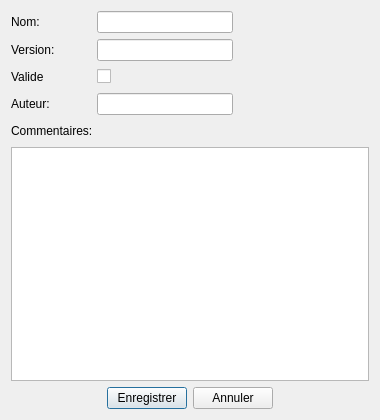
<?xml version="1.0" encoding="UTF-8"?>
<ui version="4.0">
 <class>AssemblyDialog</class>
 <widget class="QDialog" name="AssemblyDialog">
  <property name="geometry">
   <rect>
    <x>0</x>
    <y>0</y>
    <width>380</width>
    <height>420</height>
   </rect>
  </property>
  <property name="sizePolicy">
   <sizepolicy hsizetype="Fixed" vsizetype="Fixed">
    <horstretch>0</horstretch>
    <verstretch>0</verstretch>
   </sizepolicy>
  </property>
  <property name="windowTitle">
   <string>Sauvegarde de l'assemblage...</string>
  </property>
  <property name="windowIcon">
   <iconset resource="resources/resources.qrc">
    <normaloff>:/jpg/ifremer-grand.jpg</normaloff>:/jpg/ifremer-grand.jpg</iconset>
  </property>
  <layout class="QVBoxLayout" name="verticalLayout">
   <item>
    <layout class="QHBoxLayout" name="horizontalLayout">
     <item>
      <widget class="QLabel" name="label">
       <property name="sizePolicy">
        <sizepolicy hsizetype="Fixed" vsizetype="Preferred">
         <horstretch>0</horstretch>
         <verstretch>0</verstretch>
        </sizepolicy>
       </property>
       <property name="minimumSize">
        <size>
         <width>80</width>
         <height>0</height>
        </size>
       </property>
       <property name="text">
        <string>Nom:</string>
       </property>
      </widget>
     </item>
     <item>
      <widget class="QLineEdit" name="_LE_name"/>
     </item>
     <item>
      <spacer name="horizontalSpacer_5">
       <property name="orientation">
        <enum>Qt::Horizontal</enum>
       </property>
       <property name="sizeHint" stdset="0">
        <size>
         <width>40</width>
         <height>20</height>
        </size>
       </property>
      </spacer>
     </item>
    </layout>
   </item>
   <item>
    <layout class="QHBoxLayout" name="horizontalLayout_2">
     <item>
      <widget class="QLabel" name="label_2">
       <property name="sizePolicy">
        <sizepolicy hsizetype="Fixed" vsizetype="Preferred">
         <horstretch>0</horstretch>
         <verstretch>0</verstretch>
        </sizepolicy>
       </property>
       <property name="minimumSize">
        <size>
         <width>80</width>
         <height>0</height>
        </size>
       </property>
       <property name="text">
        <string>Version:</string>
       </property>
      </widget>
     </item>
     <item>
      <widget class="QLineEdit" name="_LE_version"/>
     </item>
     <item>
      <spacer name="horizontalSpacer">
       <property name="orientation">
        <enum>Qt::Horizontal</enum>
       </property>
       <property name="sizeHint" stdset="0">
        <size>
         <width>40</width>
         <height>20</height>
        </size>
       </property>
      </spacer>
     </item>
    </layout>
   </item>
   <item>
    <layout class="QHBoxLayout" name="horizontalLayout_3">
     <item>
      <widget class="QLabel" name="label_5">
       <property name="sizePolicy">
        <sizepolicy hsizetype="Fixed" vsizetype="Preferred">
         <horstretch>0</horstretch>
         <verstretch>0</verstretch>
        </sizepolicy>
       </property>
       <property name="minimumSize">
        <size>
         <width>80</width>
         <height>0</height>
        </size>
       </property>
       <property name="text">
        <string>Valide</string>
       </property>
      </widget>
     </item>
     <item>
      <widget class="QCheckBox" name="_CK_valid">
       <property name="layoutDirection">
        <enum>Qt::LeftToRight</enum>
       </property>
       <property name="text">
        <string/>
       </property>
      </widget>
     </item>
     <item>
      <spacer name="horizontalSpacer_2">
       <property name="orientation">
        <enum>Qt::Horizontal</enum>
       </property>
       <property name="sizeHint" stdset="0">
        <size>
         <width>40</width>
         <height>20</height>
        </size>
       </property>
      </spacer>
     </item>
    </layout>
   </item>
   <item>
    <layout class="QHBoxLayout" name="horizontalLayout_4">
     <item>
      <widget class="QLabel" name="label_3">
       <property name="sizePolicy">
        <sizepolicy hsizetype="Fixed" vsizetype="Preferred">
         <horstretch>0</horstretch>
         <verstretch>0</verstretch>
        </sizepolicy>
       </property>
       <property name="minimumSize">
        <size>
         <width>80</width>
         <height>0</height>
        </size>
       </property>
       <property name="text">
        <string>Auteur:</string>
       </property>
      </widget>
     </item>
     <item>
      <widget class="QLineEdit" name="_LE_author"/>
     </item>
     <item>
      <spacer name="horizontalSpacer_4">
       <property name="orientation">
        <enum>Qt::Horizontal</enum>
       </property>
       <property name="sizeHint" stdset="0">
        <size>
         <width>40</width>
         <height>20</height>
        </size>
       </property>
      </spacer>
     </item>
    </layout>
   </item>
   <item>
    <layout class="QHBoxLayout" name="horizontalLayout_5">
     <item>
      <widget class="QLabel" name="label_4">
       <property name="text">
        <string>Commentaires:</string>
       </property>
      </widget>
     </item>
     <item>
      <spacer name="horizontalSpacer_3">
       <property name="orientation">
        <enum>Qt::Horizontal</enum>
       </property>
       <property name="sizeHint" stdset="0">
        <size>
         <width>40</width>
         <height>20</height>
        </size>
       </property>
      </spacer>
     </item>
    </layout>
   </item>
   <item>
    <widget class="QTextEdit" name="_TXT_comments"/>
   </item>
   <item>
    <layout class="QHBoxLayout" name="horizontalLayout_6">
     <item>
      <spacer name="horizontalSpacer_6">
       <property name="orientation">
        <enum>Qt::Horizontal</enum>
       </property>
       <property name="sizeHint" stdset="0">
        <size>
         <width>40</width>
         <height>20</height>
        </size>
       </property>
      </spacer>
     </item>
     <item>
      <widget class="QPushButton" name="_PB_save">
       <property name="text">
        <string>Enregistrer</string>
       </property>
      </widget>
     </item>
     <item>
      <widget class="QPushButton" name="_PB_cancel">
       <property name="text">
        <string>Annuler</string>
       </property>
      </widget>
     </item>
     <item>
      <spacer name="horizontalSpacer_7">
       <property name="orientation">
        <enum>Qt::Horizontal</enum>
       </property>
       <property name="sizeHint" stdset="0">
        <size>
         <width>40</width>
         <height>20</height>
        </size>
       </property>
      </spacer>
     </item>
    </layout>
   </item>
  </layout>
 </widget>
 <resources>
  <include location="resources/resources.qrc"/>
 </resources>
 <connections/>
</ui>
